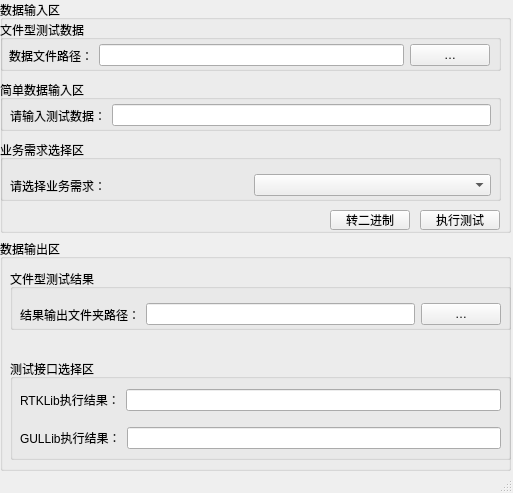
<?xml version="1.0" encoding="UTF-8"?>
<ui version="4.0">
 <class>MainWindow</class>
 <widget class="QMainWindow" name="MainWindow">
  <property name="geometry">
   <rect>
    <x>0</x>
    <y>0</y>
    <width>513</width>
    <height>493</height>
   </rect>
  </property>
  <property name="windowTitle">
   <string>GNSS Utility Library测试工具</string>
  </property>
  <widget class="QWidget" name="centralwidget">
   <widget class="QWidget" name="verticalLayoutWidget">
    <property name="geometry">
     <rect>
      <x>0</x>
      <y>0</y>
      <width>511</width>
      <height>471</height>
     </rect>
    </property>
    <layout class="QVBoxLayout" name="verticalLayout">
     <item>
      <widget class="QGroupBox" name="groupBox">
       <property name="title">
        <string>数据输入区</string>
       </property>
       <widget class="QGroupBox" name="groupBox_3">
        <property name="geometry">
         <rect>
          <x>0</x>
          <y>20</y>
          <width>501</width>
          <height>51</height>
         </rect>
        </property>
        <property name="title">
         <string>文件型测试数据</string>
        </property>
        <widget class="QWidget" name="horizontalLayoutWidget">
         <property name="geometry">
          <rect>
           <x>9</x>
           <y>20</y>
           <width>481</width>
           <height>31</height>
          </rect>
         </property>
         <layout class="QHBoxLayout" name="horizontalLayout">
          <item>
           <widget class="QLabel" name="label">
            <property name="text">
             <string>数据文件路径：</string>
            </property>
           </widget>
          </item>
          <item>
           <widget class="QLineEdit" name="txtTestDataPath"/>
          </item>
          <item>
           <widget class="QPushButton" name="btnTestDataPath">
            <property name="text">
             <string>…</string>
            </property>
           </widget>
          </item>
         </layout>
        </widget>
       </widget>
       <widget class="QGroupBox" name="groupBox_4">
        <property name="geometry">
         <rect>
          <x>0</x>
          <y>80</y>
          <width>501</width>
          <height>51</height>
         </rect>
        </property>
        <property name="title">
         <string>简单数据输入区</string>
        </property>
        <widget class="QWidget" name="horizontalLayoutWidget_2">
         <property name="geometry">
          <rect>
           <x>10</x>
           <y>20</y>
           <width>481</width>
           <height>31</height>
          </rect>
         </property>
         <layout class="QHBoxLayout" name="horizontalLayout_2">
          <item>
           <widget class="QLabel" name="label_2">
            <property name="text">
             <string>请输入测试数据：</string>
            </property>
           </widget>
          </item>
          <item>
           <widget class="QLineEdit" name="txtSimpleTestData"/>
          </item>
         </layout>
        </widget>
       </widget>
       <widget class="QGroupBox" name="groupBox_5">
        <property name="geometry">
         <rect>
          <x>0</x>
          <y>140</y>
          <width>501</width>
          <height>61</height>
         </rect>
        </property>
        <property name="title">
         <string>业务需求选择区</string>
        </property>
        <widget class="QWidget" name="horizontalLayoutWidget_3">
         <property name="geometry">
          <rect>
           <x>10</x>
           <y>30</y>
           <width>481</width>
           <height>31</height>
          </rect>
         </property>
         <layout class="QHBoxLayout" name="horizontalLayout_3">
          <item>
           <widget class="QLabel" name="label_3">
            <property name="text">
             <string>请选择业务需求：</string>
            </property>
           </widget>
          </item>
          <item>
           <widget class="QComboBox" name="comboTestIF"/>
          </item>
         </layout>
        </widget>
       </widget>
       <widget class="QPushButton" name="btnExecTest">
        <property name="geometry">
         <rect>
          <x>420</x>
          <y>210</y>
          <width>80</width>
          <height>20</height>
         </rect>
        </property>
        <property name="text">
         <string>执行测试</string>
        </property>
       </widget>
       <widget class="QPushButton" name="btnFileToBin">
        <property name="geometry">
         <rect>
          <x>330</x>
          <y>210</y>
          <width>80</width>
          <height>20</height>
         </rect>
        </property>
        <property name="text">
         <string>转二进制</string>
        </property>
       </widget>
      </widget>
     </item>
     <item>
      <widget class="QGroupBox" name="groupBox_2">
       <property name="title">
        <string>数据输出区</string>
       </property>
       <widget class="QGroupBox" name="groupBox_6">
        <property name="geometry">
         <rect>
          <x>10</x>
          <y>30</y>
          <width>501</width>
          <height>61</height>
         </rect>
        </property>
        <property name="title">
         <string>文件型测试结果</string>
        </property>
        <widget class="QWidget" name="horizontalLayoutWidget_4">
         <property name="geometry">
          <rect>
           <x>10</x>
           <y>30</y>
           <width>481</width>
           <height>31</height>
          </rect>
         </property>
         <layout class="QHBoxLayout" name="horizontalLayout_4">
          <item>
           <widget class="QLabel" name="label_4">
            <property name="text">
             <string>结果输出文件夹路径：</string>
            </property>
           </widget>
          </item>
          <item>
           <widget class="QLineEdit" name="txtResultPath"/>
          </item>
          <item>
           <widget class="QPushButton" name="btnResultPath">
            <property name="text">
             <string>…</string>
            </property>
           </widget>
          </item>
         </layout>
        </widget>
       </widget>
       <widget class="QGroupBox" name="groupBox_7">
        <property name="geometry">
         <rect>
          <x>10</x>
          <y>120</y>
          <width>501</width>
          <height>101</height>
         </rect>
        </property>
        <property name="title">
         <string>测试接口选择区</string>
        </property>
        <widget class="QWidget" name="verticalLayoutWidget_2">
         <property name="geometry">
          <rect>
           <x>10</x>
           <y>20</y>
           <width>481</width>
           <height>80</height>
          </rect>
         </property>
         <layout class="QVBoxLayout" name="verticalLayout_2">
          <item>
           <layout class="QHBoxLayout" name="horizontalLayout_5">
            <item>
             <widget class="QLabel" name="label_5">
              <property name="text">
               <string>RTKLib执行结果：</string>
              </property>
             </widget>
            </item>
            <item>
             <widget class="QLineEdit" name="txtRtkResult"/>
            </item>
           </layout>
          </item>
          <item>
           <layout class="QHBoxLayout" name="horizontalLayout_6">
            <item>
             <widget class="QLabel" name="label_6">
              <property name="text">
               <string>GULLib执行结果：</string>
              </property>
             </widget>
            </item>
            <item>
             <widget class="QLineEdit" name="txtGULResult"/>
            </item>
           </layout>
          </item>
         </layout>
        </widget>
       </widget>
      </widget>
     </item>
    </layout>
   </widget>
  </widget>
  <widget class="QStatusBar" name="statusbar"/>
 </widget>
 <resources/>
 <connections/>
</ui>
